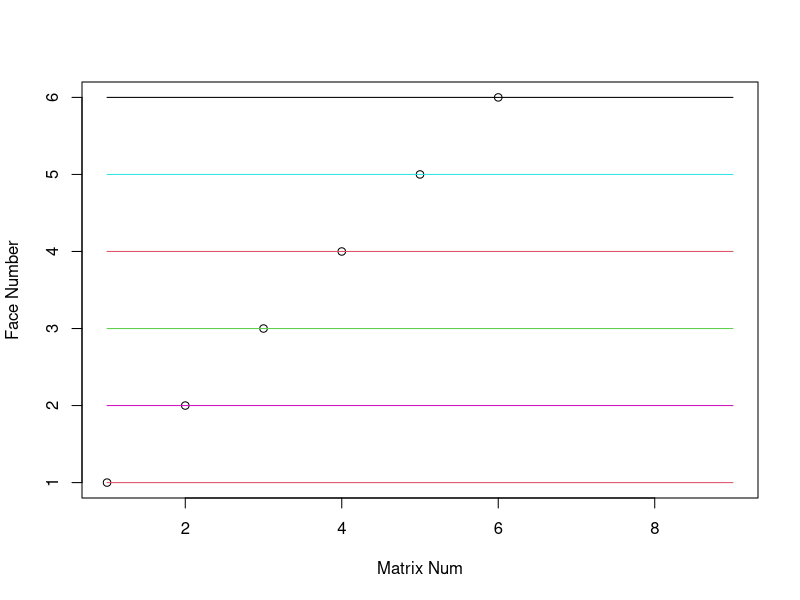

The R script that drew this image:

#Rubik Cube Modeling
# The standard rubik cube has 6 faces, on each face has 9 fixed colors. 
# The standard moves are R(turning clokewise) and R'(turn-counterclockwise)
# These two moves can be apploied to each face which generate different moves which are called R(right), R'(reverse-right), L(left),L'(reverse-left), U, U', B, B' and so on...


rubik_Scrambling_Num <- 4
NumOfFaces <- 6 #number of cube faces which is 6 fro 3*3 rubik cube
NumOfCol <- 9 #number of each face colors which is 9 for 3*3 rubik cube

M <- matrix(0, NumOfFaces,NumOfCol)
M[1,] <- 1
M[2,] <- 2
M[3,] <- 3
M[4,] <- 4
M[5,] <- 5
M[6,] <- 6


M_SuperPosition <- matrix(0, NumOfFaces,NumOfCol) # super position matrix
M_SuperPosition[1,] <- 1
M_SuperPosition[2,] <- 2
M_SuperPosition[3,] <- 3
M_SuperPosition[4,] <- 4
M_SuperPosition[5,] <- 5
M_SuperPosition[6,] <- 6


for (i in 1:rubik_Scrambling_Num){
  
  
  
  
  
  #Generate a random integer between 1 and 6 (NumOfFaces).
  #Chose the face randomly that the move gonna be commited on.
  Face <- sample(1:NumOfFaces, 1)
  
  #Generate a random integer between 1 and 2.
  # 1 is clock wise turn and 2 is counterclockwise
  Move <- sample(1:2, 1)
  
  #Commite move on the Rubik cube Face and update the suerposition matrix
  
  #Or you may apply your favorite move and do sensitivity anlysis
  Face <- 3
  Move <- 1
  #----------------------------------------------------------------Commite Move on Face#1
  if (Face ==1){
    
    if (Move ==1){
      #update face corners
      M_SuperPosition[1,1] <- M[1,7] 
      M_SuperPosition[1,3] <- M[1,1] 
      M_SuperPosition[1,9] <- M[1,3] 
      M_SuperPosition[1,7] <- M[1,9] 
      #update face edge
      M_SuperPosition[1,2] <- M[1,4] 
      M_SuperPosition[1,6] <- M[1,2] 
      M_SuperPosition[1,8] <- M[1,6] 
      M_SuperPosition[1,4] <- M[1,8]
      
      
      
      
      #update Edge#1
      M_SuperPosition[5,7] <- M[2,9] 
      M_SuperPosition[4,1] <- M[5,7] 
      M_SuperPosition[3,3] <- M[4,1] 
      M_SuperPosition[2,9] <- M[3,3]
      #update Edge#2
      M_SuperPosition[5,8] <- M[2,6] 
      M_SuperPosition[4,4] <- M[5,8] 
      M_SuperPosition[3,2] <- M[4,4] 
      M_SuperPosition[2,6] <- M[3,2]
      #update Edge#3
      M_SuperPosition[5,9] <- M[2,3] 
      M_SuperPosition[4,7] <- M[5,9] 
      M_SuperPosition[3,1] <- M[4,7] 
      M_SuperPosition[2,3] <- M[3,1]
      
    } 
    else {
      #update face corners
      M_SuperPosition[1,1] <- M[1,3] 
      M_SuperPosition[1,3] <- M[1,9] 
      M_SuperPosition[1,9] <- M[1,7] 
      M_SuperPosition[1,7] <- M[1,1] 
      #update face edge
      M_SuperPosition[1,2] <- M[1,6] 
      M_SuperPosition[1,6] <- M[1,8] 
      M_SuperPosition[1,8] <- M[1,4] 
      M_SuperPosition[1,4] <- M[1,2]
      
      
      
      
      #update Edge#1
      M_SuperPosition[5,7] <- M[4,1] 
      M_SuperPosition[4,1] <- M[3,3] 
      M_SuperPosition[3,3] <- M[2,9] 
      M_SuperPosition[2,9] <- M[5,7]
      #update Edge#2
      M_SuperPosition[5,8] <- M[4,4] 
      M_SuperPosition[4,4] <- M[3,2] 
      M_SuperPosition[3,2] <- M[2,6] 
      M_SuperPosition[2,6] <- M[5,8]
      #update Edge#3
      M_SuperPosition[5,9] <- M[4,7] 
      M_SuperPosition[4,7] <- M[3,1] 
      M_SuperPosition[3,1] <- M[2,3] 
      M_SuperPosition[2,3] <- M[5,9]
    }
    #update M
    M <- M_SuperPosition
  }
  
  
  #----------------------------------------------------------------Commite Move on Face#2
  if (Face ==2){
    
    if (Move ==1){
      #update face corners
      M_SuperPosition[2,1] <- M[2,7] 
      M_SuperPosition[2,3] <- M[2,1] 
      M_SuperPosition[2,9] <- M[2,3] 
      M_SuperPosition[2,7] <- M[2,9] 
      #update face edge
      M_SuperPosition[2,2] <- M[2,4] 
      M_SuperPosition[2,6] <- M[2,2] 
      M_SuperPosition[2,8] <- M[2,6] 
      M_SuperPosition[2,4] <- M[2,8]
      
      
      
      #update Edge#1
      M_SuperPosition[5,1] <- M[6,9] 
      M_SuperPosition[1,1] <- M[5,1] 
      M_SuperPosition[3,1] <- M[1,1] 
      M_SuperPosition[6,9] <- M[3,1]
      #update Edge#2
      M_SuperPosition[5,4] <- M[6,6] 
      M_SuperPosition[1,4] <- M[5,4] 
      M_SuperPosition[3,4] <- M[1,4] 
      M_SuperPosition[6,6] <- M[3,4]
      #update Edge#3
      M_SuperPosition[5,7] <- M[6,3] 
      M_SuperPosition[1,7] <- M[5,7] 
      M_SuperPosition[3,7] <- M[1,7] 
      M_SuperPosition[6,3] <- M[3,7]
      
    } 
    else {
      #update face corners
      M_SuperPosition[2,1] <- M[2,3] 
      M_SuperPosition[2,3] <- M[2,9] 
      M_SuperPosition[2,9] <- M[2,7] 
      M_SuperPosition[2,7] <- M[2,1] 
      #update face edge
      M_SuperPosition[2,2] <- M[2,6] 
      M_SuperPosition[2,6] <- M[2,8] 
      M_SuperPosition[2,8] <- M[2,4] 
      M_SuperPosition[2,4] <- M[2,2]
      
      
      
      #update Edge#1
      M_SuperPosition[5,1] <- M[1,1] 
      M_SuperPosition[1,1] <- M[3,1] 
      M_SuperPosition[3,1] <- M[6,9] 
      M_SuperPosition[6,9] <- M[5,1]
      #update Edge#2
      M_SuperPosition[5,4] <- M[1,4] 
      M_SuperPosition[1,4] <- M[3,4] 
      M_SuperPosition[3,4] <- M[6,6] 
      M_SuperPosition[6,6] <- M[5,4]
      #update Edge#3
      M_SuperPosition[5,7] <- M[1,7] 
      M_SuperPosition[1,7] <- M[3,7] 
      M_SuperPosition[3,7] <- M[6,3] 
      M_SuperPosition[6,3] <- M[5,7]
    }
    #update M
    M <- M_SuperPosition
  }
  
  
  
  
  #----------------------------------------------------------------Commite Move on Face#3
  if (Face ==3){
    
    if (Move ==1){
      #update face corners
      M_SuperPosition[3,1] <- M[3,7] 
      M_SuperPosition[3,3] <- M[3,1] 
      M_SuperPosition[3,9] <- M[3,3] 
      M_SuperPosition[3,7] <- M[3,9] 
      #update face edge
      M_SuperPosition[3,2] <- M[3,4] 
      M_SuperPosition[3,6] <- M[3,2] 
      M_SuperPosition[3,8] <- M[3,6] 
      M_SuperPosition[3,4] <- M[3,8]
      
      
      
      #update Edge#1
      M_SuperPosition[1,7] <- M[2,7] 
      M_SuperPosition[4,7] <- M[1,7] 
      M_SuperPosition[6,3] <- M[4,7] 
      M_SuperPosition[2,7] <- M[6,3]
      #update Edge#2
      M_SuperPosition[1,8] <- M[2,8] 
      M_SuperPosition[4,8] <- M[1,8] 
      M_SuperPosition[6,2] <- M[4,8] 
      M_SuperPosition[2,8] <- M[6,2]
      #update Edge#3
      M_SuperPosition[1,9] <- M[2,9] 
      M_SuperPosition[4,9] <- M[1,9] 
      M_SuperPosition[6,1] <- M[4,9] 
      M_SuperPosition[2,9] <- M[6,1]
      
    } 
    else {
      #update face corners
      M_SuperPosition[3,1] <- M[3,3] 
      M_SuperPosition[3,3] <- M[3,9] 
      M_SuperPosition[3,9] <- M[3,7] 
      M_SuperPosition[3,7] <- M[3,1] 
      #update face edge
      M_SuperPosition[3,2] <- M[3,6] 
      M_SuperPosition[3,6] <- M[3,8] 
      M_SuperPosition[3,8] <- M[3,4] 
      M_SuperPosition[3,4] <- M[3,2]
      
      
      
      #update Edge#1
      M_SuperPosition[1,7] <- M[4,7] 
      M_SuperPosition[4,7] <- M[6,3] 
      M_SuperPosition[6,3] <- M[2,7] 
      M_SuperPosition[2,7] <- M[1,7]
      #update Edge#2
      M_SuperPosition[1,8] <- M[4,8] 
      M_SuperPosition[4,8] <- M[6,2] 
      M_SuperPosition[6,2] <- M[2,8] 
      M_SuperPosition[2,8] <- M[1,8]
      #update Edge#3
      M_SuperPosition[1,9] <- M[4,9] 
      M_SuperPosition[4,9] <- M[6,1] 
      M_SuperPosition[6,1] <- M[2,9] 
      M_SuperPosition[2,9] <- M[1,9]
    }
    #update M
    M <- M_SuperPosition
  }
  
  
  
  
  
  #----------------------------------------------------------------Commite Move on Face#4
  if (Face ==4){
    
    if (Move ==1){
      #update face corners
      M_SuperPosition[4,1] <- M[4,7] 
      M_SuperPosition[4,3] <- M[4,1] 
      M_SuperPosition[4,9] <- M[4,3] 
      M_SuperPosition[4,7] <- M[4,9] 
      #update face edge
      M_SuperPosition[4,2] <- M[4,4] 
      M_SuperPosition[4,6] <- M[4,2] 
      M_SuperPosition[4,8] <- M[4,6] 
      M_SuperPosition[4,4] <- M[4,8]
      
      
      
      #update Edge#1
      M_SuperPosition[5,9] <- M[1,9] 
      M_SuperPosition[6,1] <- M[5,9] 
      M_SuperPosition[3,9] <- M[6,1] 
      M_SuperPosition[1,9] <- M[3,9]
      #update Edge#2
      M_SuperPosition[5,6] <- M[1,6] 
      M_SuperPosition[6,4] <- M[5,6] 
      M_SuperPosition[3,6] <- M[6,4] 
      M_SuperPosition[1,6] <- M[3,6]
      #update Edge#3
      M_SuperPosition[5,3] <- M[1,3] 
      M_SuperPosition[6,7] <- M[5,3] 
      M_SuperPosition[3,3] <- M[6,7] 
      M_SuperPosition[1,3] <- M[3,3]
      
    } 
    else {
      #update face corners
      M_SuperPosition[4,1] <- M[4,3] 
      M_SuperPosition[4,3] <- M[4,9] 
      M_SuperPosition[4,9] <- M[4,7] 
      M_SuperPosition[4,7] <- M[4,1] 
      #update face edge
      M_SuperPosition[4,2] <- M[4,6] 
      M_SuperPosition[4,6] <- M[4,8] 
      M_SuperPosition[4,8] <- M[4,4] 
      M_SuperPosition[4,4] <- M[4,2]
      
      
      
      #update Edge#1
      M_SuperPosition[5,9] <- M[6,1] 
      M_SuperPosition[6,1] <- M[3,9] 
      M_SuperPosition[3,9] <- M[1,9] 
      M_SuperPosition[1,9] <- M[5,9]
      #update Edge#2
      M_SuperPosition[5,6] <- M[6,4] 
      M_SuperPosition[6,4] <- M[3,6] 
      M_SuperPosition[3,6] <- M[1,6] 
      M_SuperPosition[1,6] <- M[5,6]
      #update Edge#3
      M_SuperPosition[5,3] <- M[6,7] 
      M_SuperPosition[6,7] <- M[3,3] 
      M_SuperPosition[3,3] <- M[1,3] 
      M_SuperPosition[1,3] <- M[5,3]
    }
    #update M
    M <- M_SuperPosition
  }
  
  
  
  
  #----------------------------------------------------------------Commite Move on Face#5
  if (Face ==5){
    
    if (Move ==1){
      #update face corners
      M_SuperPosition[5,1] <- M[5,7] 
      M_SuperPosition[5,3] <- M[5,1] 
      M_SuperPosition[5,9] <- M[5,3] 
      M_SuperPosition[5,7] <- M[5,9] 
      #update face edge
      M_SuperPosition[5,2] <- M[5,4] 
      M_SuperPosition[5,6] <- M[5,2] 
      M_SuperPosition[5,8] <- M[5,6] 
      M_SuperPosition[5,4] <- M[5,8]
      
      
      
      #update Edge#1
      M_SuperPosition[6,7] <- M[2,3] 
      M_SuperPosition[4,3] <- M[6,7] 
      M_SuperPosition[1,3] <- M[4,3] 
      M_SuperPosition[2,3] <- M[1,3]
      #update Edge#2
      M_SuperPosition[6,8] <- M[2,2] 
      M_SuperPosition[4,2] <- M[6,8] 
      M_SuperPosition[1,2] <- M[4,2] 
      M_SuperPosition[2,2] <- M[1,2]
      #update Edge#3
      M_SuperPosition[6,9] <- M[2,1] 
      M_SuperPosition[4,1] <- M[6,9] 
      M_SuperPosition[1,1] <- M[4,1] 
      M_SuperPosition[2,1] <- M[1,1]
      
    } 
    else {
      #update face corners
      M_SuperPosition[5,1] <- M[5,3] 
      M_SuperPosition[5,3] <- M[5,9] 
      M_SuperPosition[5,9] <- M[5,7] 
      M_SuperPosition[5,7] <- M[5,1] 
      #update face edge
      M_SuperPosition[5,2] <- M[5,6] 
      M_SuperPosition[5,6] <- M[5,8] 
      M_SuperPosition[5,8] <- M[5,4] 
      M_SuperPosition[5,4] <- M[5,2]
      
      
      
      #update Edge#1
      M_SuperPosition[6,7] <- M[4,3] 
      M_SuperPosition[4,3] <- M[1,3] 
      M_SuperPosition[1,3] <- M[2,3] 
      M_SuperPosition[2,3] <- M[6,7]
      #update Edge#2
      M_SuperPosition[6,8] <- M[4,2] 
      M_SuperPosition[4,2] <- M[1,2] 
      M_SuperPosition[1,2] <- M[2,2] 
      M_SuperPosition[2,2] <- M[6,8]
      #update Edge#3
      M_SuperPosition[6,9] <- M[4,1] 
      M_SuperPosition[4,1] <- M[1,1] 
      M_SuperPosition[1,1] <- M[2,1] 
      M_SuperPosition[2,1] <- M[6,9]
    }
    #update M
    M <- M_SuperPosition
  }
  
  
  
  
  
  #----------------------------------------------------------------Commite Move on Face#6
  if (Face ==6){
    
    if (Move ==1){
      #update face corners
      M_SuperPosition[6,1] <- M[6,7] 
      M_SuperPosition[6,3] <- M[6,1] 
      M_SuperPosition[6,9] <- M[6,3] 
      M_SuperPosition[6,7] <- M[6,9] 
      #update face edge
      M_SuperPosition[6,2] <- M[6,4] 
      M_SuperPosition[6,6] <- M[6,2] 
      M_SuperPosition[6,8] <- M[6,6] 
      M_SuperPosition[6,4] <- M[6,8]
      
      
      
      #update Edge#1
      M_SuperPosition[5,3] <- M[4,9] 
      M_SuperPosition[2,1] <- M[5,3] 
      M_SuperPosition[3,7] <- M[2,1] 
      M_SuperPosition[4,9] <- M[3,7]
      #update Edge#2
      M_SuperPosition[5,2] <- M[4,6] 
      M_SuperPosition[2,4] <- M[5,2] 
      M_SuperPosition[3,8] <- M[2,4] 
      M_SuperPosition[4,6] <- M[3,8]
      #update Edge#3
      M_SuperPosition[5,1] <- M[4,3] 
      M_SuperPosition[2,7] <- M[5,1] 
      M_SuperPosition[3,9] <- M[2,7] 
      M_SuperPosition[4,3] <- M[3,9]
      
    } 
    else {
      #update face corners
      M_SuperPosition[6,1] <- M[6,3] 
      M_SuperPosition[6,3] <- M[6,9] 
      M_SuperPosition[6,9] <- M[6,7] 
      M_SuperPosition[6,7] <- M[6,1] 
      #update face edge
      M_SuperPosition[6,2] <- M[6,6] 
      M_SuperPosition[6,6] <- M[6,8] 
      M_SuperPosition[6,8] <- M[6,4] 
      M_SuperPosition[6,4] <- M[6,2]
      
      
      
      #update Edge#1
      M_SuperPosition[5,3] <- M[2,1] 
      M_SuperPosition[2,1] <- M[3,7] 
      M_SuperPosition[3,7] <- M[4,9] 
      M_SuperPosition[4,9] <- M[5,3]
      #update Edge#2
      M_SuperPosition[5,2] <- M[2,4] 
      M_SuperPosition[2,4] <- M[3,8] 
      M_SuperPosition[3,8] <- M[4,6] 
      M_SuperPosition[4,6] <- M[5,2]
      #update Edge#3
      M_SuperPosition[5,1] <- M[2,7] 
      M_SuperPosition[2,7] <- M[3,9] 
      M_SuperPosition[3,9] <- M[4,3] 
      M_SuperPosition[4,3] <- M[5,1]
    }
    #update M
    M <- M_SuperPosition
  }
  
}


Face
Move
print(M)


plot(M,xlab = 'Matrix Num',ylab = 'Face Number',xlim = c(1,9),ylim=c(1,6))
lines(M[1,],col=34)
lines(M[2,],col=62)
lines(M[3,],col=259)
lines(M[4,],col=26)
lines(M[5,],col=101)
lines(M[6,])


















